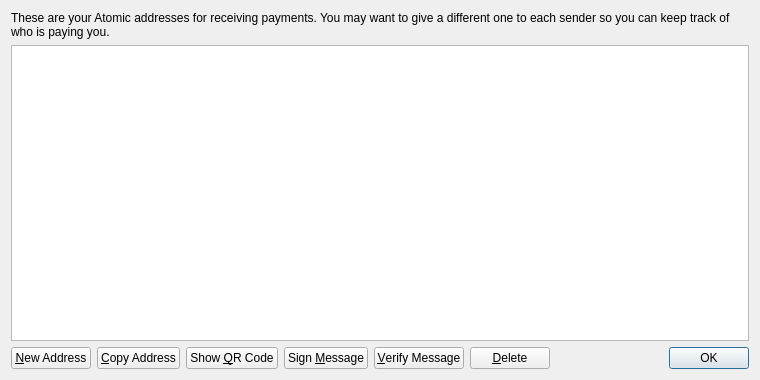
<?xml version="1.0" encoding="UTF-8"?>
<ui version="4.0">
 <class>AddressBookPage</class>
 <widget class="QWidget" name="AddressBookPage">
  <property name="geometry">
   <rect>
    <x>0</x>
    <y>0</y>
    <width>760</width>
    <height>380</height>
   </rect>
  </property>
  <property name="windowTitle">
   <string>Address Book</string>
  </property>
  <layout class="QVBoxLayout" name="verticalLayout">
   <item>
    <widget class="QLabel" name="labelExplanation">
     <property name="text">
      <string>These are your Atomic addresses for receiving payments. You may want to give a different one to each sender so you can keep track of who is paying you.</string>
     </property>
     <property name="textFormat">
      <enum>Qt::PlainText</enum>
     </property>
     <property name="wordWrap">
      <bool>true</bool>
     </property>
    </widget>
   </item>
   <item>
    <widget class="QTableView" name="tableView">
     <property name="contextMenuPolicy">
      <enum>Qt::CustomContextMenu</enum>
     </property>
     <property name="toolTip">
      <string>Double-click to edit address or label</string>
     </property>
     <property name="tabKeyNavigation">
      <bool>false</bool>
     </property>
     <property name="alternatingRowColors">
      <bool>true</bool>
     </property>
     <property name="selectionMode">
      <enum>QAbstractItemView::SingleSelection</enum>
     </property>
     <property name="selectionBehavior">
      <enum>QAbstractItemView::SelectRows</enum>
     </property>
     <property name="sortingEnabled">
      <bool>true</bool>
     </property>
     <attribute name="verticalHeaderVisible">
      <bool>false</bool>
     </attribute>
    </widget>
   </item>
   <item>
    <layout class="QHBoxLayout" name="horizontalLayout">
     <item>
      <widget class="QPushButton" name="newAddressButton">
       <property name="toolTip">
        <string>Create a new address</string>
       </property>
       <property name="text">
        <string>&amp;New Address</string>
       </property>
       <property name="icon">
        <iconset resource="../bitcoin.qrc">
         <normaloff>:/icons/add</normaloff>:/icons/add</iconset>
       </property>
      </widget>
     </item>
     <item>
      <widget class="QPushButton" name="copyToClipboard">
       <property name="toolTip">
        <string>Copy the currently selected address to the system clipboard</string>
       </property>
       <property name="text">
        <string>&amp;Copy Address</string>
       </property>
       <property name="icon">
        <iconset resource="../bitcoin.qrc">
         <normaloff>:/icons/editcopy</normaloff>:/icons/editcopy</iconset>
       </property>
      </widget>
     </item>
     <item>
      <widget class="QPushButton" name="showQRCode">
       <property name="text">
        <string>Show &amp;QR Code</string>
       </property>
       <property name="icon">
        <iconset resource="../bitcoin.qrc">
         <normaloff>:/icons/qrcode</normaloff>:/icons/qrcode</iconset>
       </property>
      </widget>
     </item>
     <item>
      <widget class="QPushButton" name="signMessage">
       <property name="toolTip">
        <string>Sign a message to prove you own a Atomic address</string>
       </property>
       <property name="text">
        <string>Sign &amp;Message</string>
       </property>
       <property name="icon">
        <iconset resource="../bitcoin.qrc">
         <normaloff>:/icons/edit</normaloff>:/icons/edit</iconset>
       </property>
      </widget>
     </item>
     <item>
      <widget class="QPushButton" name="verifyMessage">
       <property name="toolTip">
        <string>Verify a message to ensure it was signed with a specified Atomic address</string>
       </property>
       <property name="text">
        <string>&amp;Verify Message</string>
       </property>
       <property name="icon">
        <iconset resource="../bitcoin.qrc">
         <normaloff>:/icons/transaction_0</normaloff>:/icons/transaction_0</iconset>
       </property>
      </widget>
     </item>
     <item>
      <widget class="QPushButton" name="deleteButton">
       <property name="toolTip">
        <string>Delete the currently selected address from the list</string>
       </property>
       <property name="text">
        <string>&amp;Delete</string>
       </property>
       <property name="icon">
        <iconset resource="../bitcoin.qrc">
         <normaloff>:/icons/remove</normaloff>:/icons/remove</iconset>
       </property>
      </widget>
     </item>
     <item>
      <spacer name="horizontalSpacer">
       <property name="orientation">
        <enum>Qt::Horizontal</enum>
       </property>
       <property name="sizeHint" stdset="0">
        <size>
         <width>40</width>
         <height>20</height>
        </size>
       </property>
      </spacer>
     </item>
     <item>
      <widget class="QDialogButtonBox" name="buttonBox">
       <property name="sizePolicy">
        <sizepolicy hsizetype="Maximum" vsizetype="Fixed">
         <horstretch>0</horstretch>
         <verstretch>0</verstretch>
        </sizepolicy>
       </property>
       <property name="standardButtons">
        <set>QDialogButtonBox::Ok</set>
       </property>
      </widget>
     </item>
    </layout>
   </item>
  </layout>
 </widget>
 <resources>
  <include location="../bitcoin.qrc"/>
 </resources>
 <connections/>
</ui>
